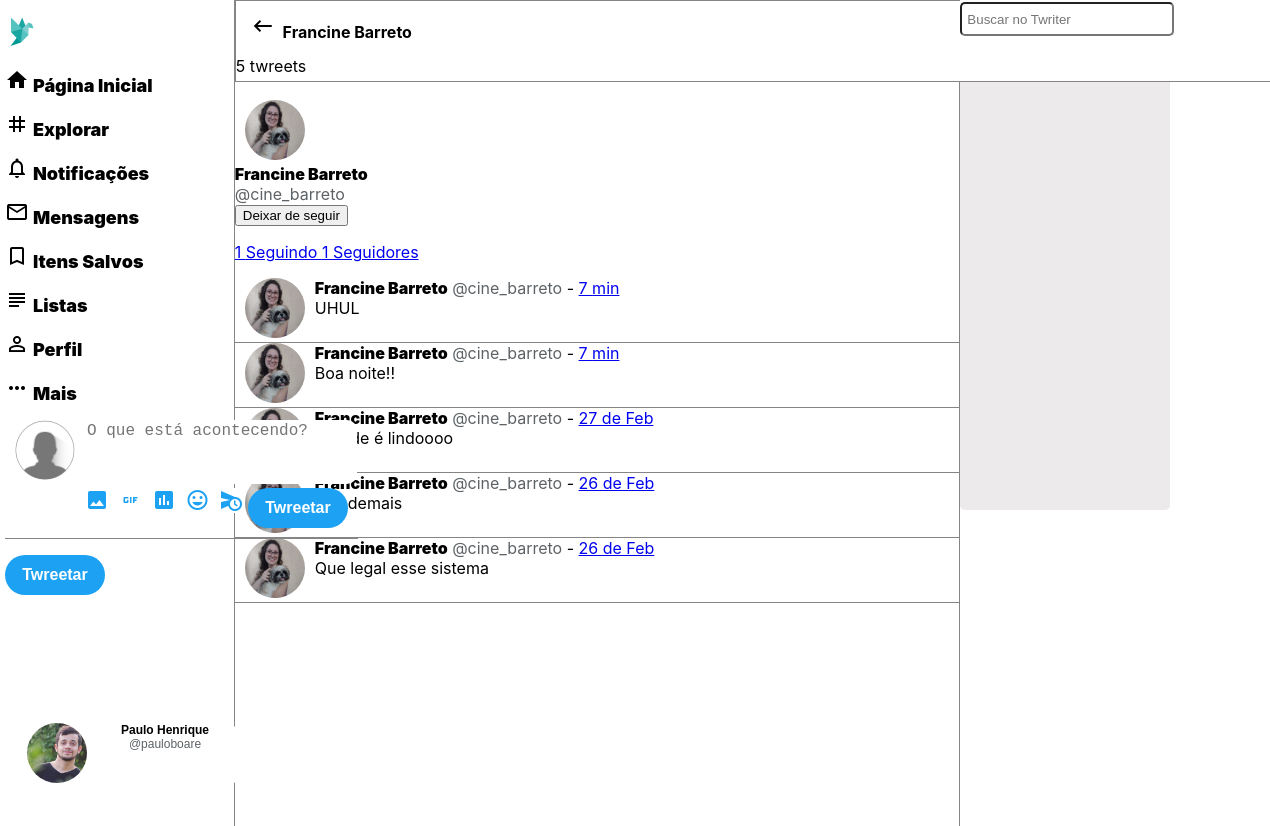
Screenshot of /cine_barreto (signed in) with the database file from the repository.
### tables this page shows
CREATE TABLE `tb_users` (
  `id_users` int(6) NOT NULL,
  `username` varchar(12) NOT NULL,
  `name` varchar(32) NOT NULL,
  `password` varchar(40) NOT NULL,
  `avatar` varchar(40) NOT NULL
);

CREATE TABLE `tb_posts` (
  `id_posts` int(6) NOT NULL,
  `fk_user` int(6) NOT NULL,
  `post` varchar(144) NOT NULL,
  `datatime` datetime NOT NULL,
  `timestamp` varchar(50) NOT NULL
);

### post-model.php (the view, shortened to what this page needs)
 <?php
                $userSession=$_SESSION['id-user'];
                include "connect.php";
if((basename($_SERVER['PHP_SELF'],'.php')=='home') AND (!isset($_GET['search']))){
                $sql = mysqli_query($connect, "SELECT * FROM tb_posts
                left JOIN tb_follow ON tb_posts.fk_user = tb_follow.user_following
                inner join tb_users on tb_posts.fk_user = tb_users.id_users
                WHERE tb_follow.user_on=$userSession
                OR tb_posts.fk_user =$userSession
                GROUP BY id_posts
                ORDER BY datatime DESC");
}
else {
    $sql = mysqli_query($connect, "SELECT * FROM tb_posts
    left JOIN tb_follow ON tb_posts.fk_user = tb_follow.user_following
    inner join tb_users on tb_posts.fk_user = tb_users.id_users
    WHERE tb_posts.fk_user =$idProfile
    GROUP BY id_posts
    ORDER BY datatime DESC");
}
                while ($result=mysqli_fetch_array($sql)) {
                    $dataStart = $result['datatime'];
                    $dataNow = date("Y-m-d H:i:s");
                    $unix_Start = strtotime($dataStart);
                    $unix_Now = strtotime($dataNow);
                    $hours    = floor(($unix_Now - $unix_Start) / 3600);
                    $minutes  = floor((($unix_Now - $unix_Start) - ($hours * 3600)) / 60);
                    if($hours<1){
                        $crhonology= round($minutes,0);
                        $typeTime=" min";
                    }
                    elseif($hours>=1 and $hours<24){
                        $crhonology= round($hours,0);
                        $typeTime=" h";
                    }
                    else {
                        $date = $result['datatime'];
	                    $crhonology=strftime('%d de %b', strtotime( $date ));
                        $typeTime="";
                    }
                    echo "<article id='posts'>
                    <div id='user-avatar'>
                    <a href='".$result['username']."'><img src=img/".$result['avatar']." class='img-avatar'></a>
                    </div>
                    <div id='post-single'> <a href='".$result['username']."' class='post-name-title'>".
                    $result['name']."</a> <a href='".$result['username']."' class='post-username-title'> @".$result['username']."</a> - <span class='post-username-title'> <a href=status.php?status=".$result['timestamp'].">".$crhonology. " ".$typeTime. "</a></span><br>".
                    $result['post'].
                    "</div>
                    </article>";
                }
                ?>

### header.php (shortened to what this page needs)
<!DOCTYPE html>
<html lang="pt-br">
<head>
    <link rel="stylesheet" href="css/style.css">
</head>
<body>
<?php
                include "connect.php";
                $idProfile=$_SESSION['id-user'];
                $sqlUser="SELECT * FROM tb_users WHERE id_users=$idProfile";
                $resultUser=mysqli_query($connect, $sqlUser);
                if (mysqli_num_rows($resultUser)) {
                $dataUser=mysqli_fetch_array($resultUser);
                $avatarProfile=$dataUser['avatar'];
                }
?>
<div id="container" class="fullheight">
<header role="banner" class="fullheight">
    <div id="header-left">
        <nav role="navigation">
        <a href="home" role="link" class="nav-link"><div class="link-title"><img src="img/logo.png" id="nav-logo"></div></a>
        <a href="home" role="link" class="nav-link"><div class="link-title"><span class="material-icons">home</span><span>Página Inicial</span></div></a>
        <a href="#" role="link" class="nav-link"><div class="link-title"><span class="material-icons">tag</span><span>Explorar</span></div></a>
        <a href="#" role="link" class="nav-link"><div class="link-title"><span class="material-icons">notifications_none</span><span>Notificações</span></div></a>
        <a href="#" role="link" class="nav-link"><div class="link-title"><span class="material-icons">mail_outline</span><span>Mensagens</span></div></a>
        <a href="#" role="link" class="nav-link"><div class="link-title"><span class="material-icons">bookmark_border</span><span>Itens Salvos</span></div></a>
        <a href="#" role="link" class="nav-link"><div class="link-title"><span class="material-icons">subject</span><span>Listas</span></div></a>
        <a href="<?php echo $_SESSION['user-checked'];?>" role="link" class="nav-link"><div class="link-title"><span class="material-icons">perm_identity</span><span>Perfil</span></div></a>
        <a href="#" role="link" class="nav-link"><div class="link-title"><span class="material-icons">more_horiz</span><span>Mais</span></div></a>
        </nav>
        <div class="twreetar">
            <?php include "modal.php"; ?>
        </div>
        <div id="acount">
<button id="dropup">
    <?php
       echo "<div id='myacount'>
       <div id='user-avatar'>
       <img src='img/".$avatarProfile."' class='img-avatar'>
       </div>
       <div id='post-single'> <span class='post-name-title'>"
       .$_SESSION['name']."</span> <br>
       <span class='post-username-title'>@"
       .$_SESSION['user-checked'].
       "</span></div></div>";
    ?>
    </button>
        </div>
    </div>
</header>

### profile.php (shortened to what this page needs)
<?php include "header.php";
include "connect.php";
if(empty($_GET)){
    http_response_code(404);
    include('404.php');
    die();}
else {
    $userProfile=$_GET['userurl'];
}
$sqlUser="SELECT * FROM tb_users WHERE username='$userProfile'";
$resultUser=mysqli_query($connect, $sqlUser);
if (mysqli_num_rows($resultUser)) {
$dataUser=mysqli_fetch_array($resultUser);
$idProfile=$dataUser['id_users'];
$nameProfile=$dataUser['name'];
$avatarProfile=$dataUser['avatar'];
}
else {
    http_response_code(404);
    include('404.php');
    die();
}
$postUserCount = mysqli_query($connect, "SELECT COUNT(*) as postCounts FROM tb_posts WHERE fk_user=$idProfile");
$postCount=mysqli_fetch_assoc($postUserCount);
?>
<main role="main" class="fullheight">
    <div id="feed-container">
                <div id="header-home">
                    <h2 id="title-feed">
                    <a href="<?php echo isset($_SERVER['HTTP_REFERER']) ? $_SERVER['HTTP_REFERER'] : "home";?>">
                    <span class="material-icons">keyboard_backspace</span></a> <?php echo $nameProfile;?>
                    </h2>
                    <?php echo $postCount['postCounts'];?>
                    twreets
                </div>
        <div id="feed">
            <div id="feed-profile">
                    <div id='profile-avatar'>
                        <img src="img/<?php echo $avatarProfile;?>" id="img-avatar">
                    </div>
                    <div id="bio-profile">
                    <?php
                $follow = mysqli_query($connect, "SELECT COUNT(*) as followers FROM tb_follow WHERE user_on=$idProfile");
                $following = mysqli_query($connect, "SELECT COUNT(*) as followings FROM tb_follow WHERE user_following=$idProfile");
                $followResult=mysqli_fetch_assoc($follow);
                $followingResult=mysqli_fetch_assoc($following);
                    echo "<span class='post-name-title'>"
                        .$nameProfile."</span> <br>
                        <span class='post-username-title'>@"
                        .$userProfile."</span>";
                        if( $idProfile == $_SESSION['id-user'] ){
                            echo "<form method=post>
                            <button> Editar Perfil </button>
                            </form>";
                        }
                        elseif( mysqli_num_rows(mysqli_query($connect, "SELECT * FROM tb_follow
                        WHERE user_on=".$_SESSION['id-user']. " AND user_following=".$idProfile )) === 0){
                        echo    "<form method=post>
                                <button name='btn-follow'> Seguir </button>
                                </form>";
                                if(isset($_POST['btn-follow'])){
                                $sql="INSERT INTO tb_follow VALUES (NULL, ".$_SESSION['id-user'].",".$idProfile.")";
                                $resultF=mysqli_query($connect, $sql);
                                    if ($resultF) {
                                      echo "<meta HTTP-EQUIV='refresh' CONTENT='0.1';URL=".$userProfile."'>";
                                     }
                                    }
                                }
                                 elseif( mysqli_num_rows(mysqli_query($connect, "SELECT * FROM tb_follow
                                WHERE user_on=".$_SESSION['id-user']. " AND user_following=".$idProfile )) > 0){
                                echo    "<form method=post>
                                <button name='btn-follow'> Deixar de seguir </button>
                                </form>";
                                }
                     echo "<p> <a href='follower.php?userfollow=$userProfile'>".
                            $followResult['followers']." Seguindo </a>
                            <a href='following.php?userfollow=".$userProfile."/following'>".
                            $followingResult['followings']." Seguidores ".
                            "</a>
                        </p>";
                    ?>
                    </div>
            </div>
            <section id="feed-posts">
            <?php include "post-model.php"; ?>
            </section>
        </div>
    </div>
    <?php include "sidebar.php";?>
</main>
<?php include "footer.php"; ?>

### css/style.css (style rules this page uses)
body { font-family: BlinkMacSystemFont, "Segoe UI", Roboto, Helvetica, Arial, sans-serif; margin: 0; }
#container { display: flex; margin: auto; width: 1260px; }
main { flex-grow: 2; display: flex; }
header { flex-grow: 1; }
#nav-logo { width: 32px; display: inline; }
.nav-link { text-decoration: none; }
.link-title { margin: 16px 0 16px 0; font-size: 18px; color: #000000; font-weight: 900; display: block; }
.link-title { display: block; }
.material-icons { margin-right: 4px; font-size: 18px; color: #000000; font-weight: 900; }
.link-title span { align-content: center; }
#header-home, #aside-search { position: fixed; top: 0; height:80px; }
#header-home { background: #ffffff; border: 1px rgb(133, 133, 133) solid; width: 100%; display: block; }
#acount { position: relative; top: 100px; }
#myacount { display: flex; }
#title-feed { font-size: 16px; padding: 0; margin-left: 15px; }
#header-left { position: fixed; }
.fullheight { min-height: 969px; }
#feed { margin-top: 100px; }
#feed-container { margin: 0; padding: 0; flex-grow: 2; border-left: 1px rgb(133, 133, 133) solid; }
#posts { display: flex; border-bottom: rgb(133, 133, 133) solid 1px; }
.img-avatar, #img-avatar { border-radius: 50%; width: 60px; height: 60px; margin-left: 10px; }
#post-single, #mypost { margin-left: 10px; width: 100%; }
.post-name-title { color: #000000; font-weight: 900; text-decoration: none; }
.post-username-title { color: #5d6266; text-decoration: none; }
#dropup { color: #000000; width: 240px; background: #FFFFFF; padding: 12px; font-size: 12px; border: none; border-radius: 50px; }

### rows the page displays
tb_users: avatar (picture)
tb_users: name "Francine Barreto", avatar (picture)
tb_posts: fk_user.avatar (picture), fk_user.name "Francine Barreto", fk_user.username "cine_barreto", datatime "7", datatime "min", post "UHUL"
tb_posts: fk_user.avatar (picture), fk_user.name "Francine Barreto", fk_user.username "cine_barreto", datatime "7", datatime "min", post "Boa noite!!"
tb_posts: fk_user.name "Francine Barreto", fk_user.username "cine_barreto", datatime "27 de Feb", post "O code é lindoooo"
tb_posts: fk_user.name "Francine Barreto", fk_user.username "cine_barreto", datatime "26 de Feb", post "Top demais"
tb_posts: fk_user.avatar (picture), fk_user.name "Francine Barreto", fk_user.username "cine_barreto", datatime "26 de Feb", post "Que legal esse sistema"

### other values shown
$_SESSION['name'] "Paulo Henrique"
$_SESSION['user-checked'] "pauloboare"
$postCount['postCounts'] "5"
$userProfile "cine_barreto"
$followResult['followers'] "1"
$followingResult['followings'] "1"
